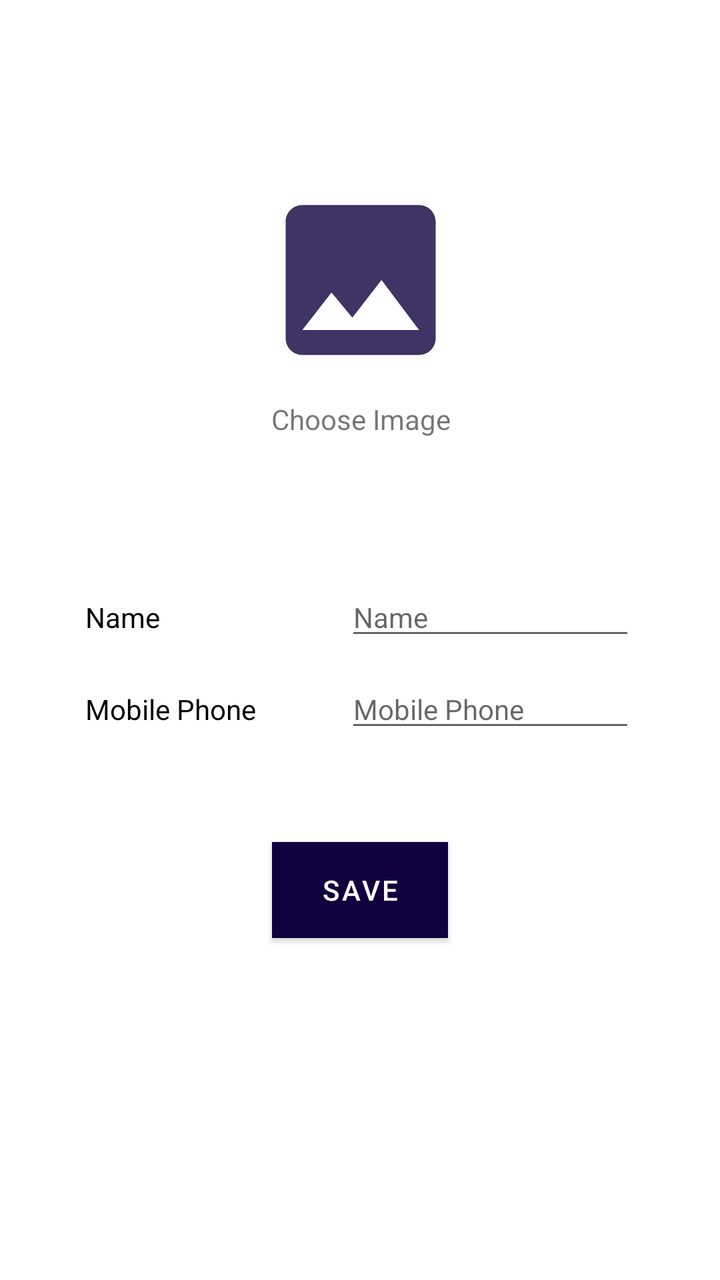
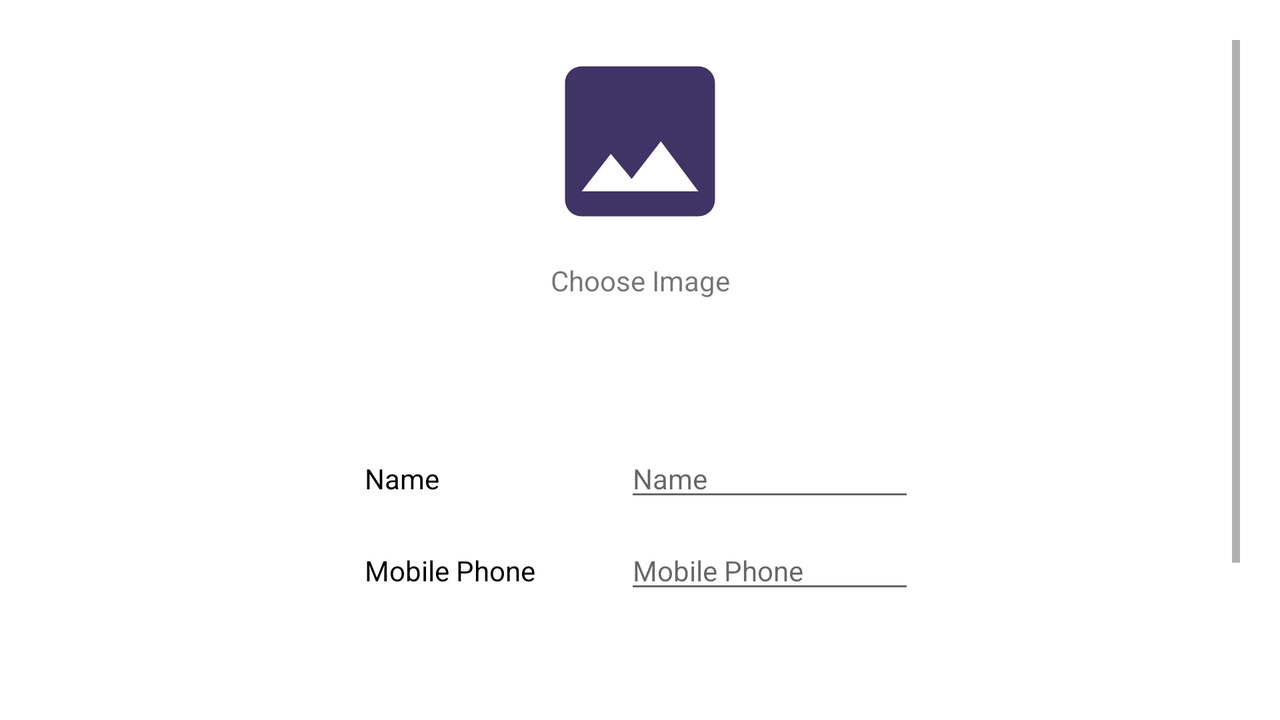

The same Android screen from two of the app's own layout files: first res/layout/ as a phone draws it, then the repository's variant for another configuration, drawn on a device whose configuration selects that folder. Both files follow.
<!-- AndroidManifest.xml: application theme Theme.EventPlanner -->
<!-- res/layout/activity_edit_profile.xml -->
<?xml version="1.0" encoding="utf-8"?>
<androidx.constraintlayout.widget.ConstraintLayout xmlns:android="http://schemas.android.com/apk/res/android"
    xmlns:tools="http://schemas.android.com/tools"
    android:layout_width="match_parent"
    android:layout_height="match_parent"
    xmlns:app="http://schemas.android.com/apk/res-auto"
    android:padding="20dp"
    tools:context=".ui.profile.EditProfileActivity">

    <LinearLayout
        android:id="@+id/linear1"
        android:layout_width="370dp"
        android:layout_height="wrap_content"
        android:layout_marginTop="60dp"
        app:layout_constraintEnd_toEndOf="parent"
        app:layout_constraintStart_toStartOf="parent"
        app:layout_constraintTop_toTopOf="parent"
        android:orientation="vertical">

        <ImageView
            android:layout_width="match_parent"
            android:layout_height="100dp"
            android:layout_margin="10dp"
            android:src="@drawable/ic_baseline_photo_24" />

        <TextView
            android:id="@+id/upload_image"
            android:layout_width="match_parent"
            android:layout_height="wrap_content"
            android:layout_marginStart="10dp"
            android:layout_marginEnd="10dp"
            android:text="@string/choose_image"
            android:textAlignment="center"/>

    </LinearLayout>

    <LinearLayout
        android:id="@+id/linear2"
        android:layout_width="wrap_content"
        android:layout_height="wrap_content"
        app:layout_constraintEnd_toEndOf="parent"
        app:layout_constraintStart_toStartOf="parent"
        app:layout_constraintTop_toBottomOf="@id/linear1"
        android:layout_marginTop="70dp">

        <TextView
            android:id="@+id/text_name"
            android:layout_width="100dp"
            android:layout_height="wrap_content"
            android:text="@string/name"
            android:textColor="#000000"
            android:textSize="14sp" />

        <EditText
            android:id="@+id/edit_name"
            android:layout_width="145dp"
            android:layout_height="wrap_content"
            android:layout_marginStart="30dp"
            android:hint="@string/name"
            android:inputType="text"
            android:textColor="#000000"
            android:textSize="14sp" />

    </LinearLayout>

    <LinearLayout
        android:id="@+id/linear3"
        android:layout_width="wrap_content"
        android:layout_height="wrap_content"
        app:layout_constraintEnd_toEndOf="parent"
        app:layout_constraintStart_toStartOf="parent"
        app:layout_constraintTop_toBottomOf="@id/linear2"
        android:layout_marginTop="10dp">

        <TextView
            android:id="@+id/text_phone"
            android:layout_width="100dp"
            android:layout_height="wrap_content"
            android:text="@string/mobile_phone"
            android:textColor="#000000"
            android:textSize="14sp" />

        <EditText
            android:id="@+id/edit_phone"
            android:layout_width="145dp"
            android:layout_height="wrap_content"
            android:layout_marginStart="30dp"
            android:hint="@string/mobile_phone"
            android:inputType="phone|number"
            android:textSize="14sp"
            />

    </LinearLayout>
    <Button
        android:id="@+id/next_btn"
        android:layout_width="wrap_content"
        android:layout_height="wrap_content"
        app:layout_constraintEnd_toEndOf="parent"
        app:layout_constraintStart_toStartOf="parent"
        app:layout_constraintTop_toBottomOf="@id/linear3"
        android:layout_marginTop="50dp"
        android:background="@color/purple_700"
        android:text="@string/save"
        />


</androidx.constraintlayout.widget.ConstraintLayout>
<!-- resources referenced by this layout -->
<resources>
  <color name="purple_700">#10003E</color>
  <!-- drawable ic_baseline_photo_24 (drawable) -->
  <vector android:height="24dp" android:tint="#10003E"
      android:viewportHeight="24" android:viewportWidth="24"
      android:width="24dp" xmlns:android="http://schemas.android.com/apk/res/android">
      <path android:fillColor="@android:color/white" android:pathData="M21,19V5c0,-1.1 -0.9,-2 -2,-2H5c-1.1,0 -2,0.9 -2,2v14c0,1.1 0.9,2 2,2h14c1.1,0 2,-0.9 2,-2zM8.5,13.5l2.5,3.01L14.5,12l4.5,6H5l3.5,-4.5z"/>
  </vector>
  <string name="choose_image">Choose Image</string>
  <string name="mobile_phone">Mobile Phone</string>
  <string name="name">Name</string>
  <string name="save">Save</string>
  <style name="Theme.EventPlanner" parent="Theme.MaterialComponents.DayNight.DarkActionBar">
          
          <item name="colorPrimary">@color/purple_500</item>
          <item name="colorPrimaryVariant">@color/purple_700</item>
          <item name="colorOnPrimary">@color/white</item>
          
          <item name="colorSecondary">@color/teal_200</item>
          <item name="colorSecondaryVariant">@color/teal_700</item>
          <item name="colorOnSecondary">@color/black</item>
          
          <item name="android:statusBarColor" tools:targetApi="l">?attr/colorPrimaryVariant</item>
          
      </style>
  <color name="purple_500">#10003E</color>
  <color name="white">#FFFFFFFF</color>
  <color name="teal_200">#FF03DAC5</color>
  <color name="teal_700">#FF018786</color>
  <color name="black">#FF000000</color>
</resources>
<!-- res/layout-land/activity_edit_profile.xml (the repository's variant of the layout above) -->
<!-- drawn on the phone turned sideways -->
<?xml version="1.0" encoding="utf-8"?>
<androidx.constraintlayout.widget.ConstraintLayout xmlns:android="http://schemas.android.com/apk/res/android"
    xmlns:tools="http://schemas.android.com/tools"
    android:layout_width="match_parent"
    android:layout_height="match_parent"
    xmlns:app="http://schemas.android.com/apk/res-auto"
    android:padding="20dp"
    tools:context=".ui.profile.EditProfileActivity">

    <ScrollView
        android:layout_width="match_parent"
        android:layout_height="match_parent"
        android:paddingBottom="10dp"
        app:layout_constraintEnd_toEndOf="parent"
        tools:layout_editor_absoluteY="20dp">

        <LinearLayout
            android:layout_width="wrap_content"
            android:layout_height="wrap_content"
            android:layout_gravity="center"
            android:baselineAligned="false"
            android:gravity="center|center_horizontal|center_vertical"
            android:orientation="vertical">

            <LinearLayout
                android:id="@+id/linear1"
                android:layout_width="370dp"
                android:layout_height="wrap_content"
                android:layout_marginTop="60dp"
                android:orientation="vertical"
                app:layout_constraintEnd_toEndOf="parent"
                app:layout_constraintStart_toStartOf="parent"
                app:layout_constraintTop_toTopOf="parent">

                <ImageView
                    android:layout_width="match_parent"
                    android:layout_height="100dp"
                    android:layout_margin="10dp"
                    android:src="@drawable/ic_baseline_photo_24" />

                <TextView
                    android:id="@+id/upload_image"
                    android:layout_width="match_parent"
                    android:layout_height="wrap_content"
                    android:layout_marginStart="10dp"
                    android:layout_marginEnd="10dp"
                    android:text="@string/choose_image"
                    android:textAlignment="center" />

            </LinearLayout>

            <LinearLayout
                android:id="@+id/linear2"
                android:layout_width="wrap_content"
                android:layout_height="wrap_content"
                android:layout_marginTop="70dp"
                app:layout_constraintEnd_toEndOf="parent"
                app:layout_constraintStart_toStartOf="parent"
                app:layout_constraintTop_toBottomOf="@id/linear1">

                <TextView
                    android:id="@+id/text_name"
                    android:layout_width="100dp"
                    android:layout_height="wrap_content"
                    android:text="@string/name"
                    android:textColor="#000000"
                    android:textSize="14sp" />

                <EditText
                    android:id="@+id/edit_name"
                    android:layout_width="145dp"
                    android:layout_height="wrap_content"
                    android:layout_marginStart="30dp"
                    android:hint="@string/name"
                    android:inputType="text"
                    android:textColor="#000000"
                    android:textSize="14sp" />

            </LinearLayout>

            <LinearLayout
                android:id="@+id/linear3"
                android:layout_width="wrap_content"
                android:layout_height="wrap_content"
                android:layout_marginTop="10dp"
                app:layout_constraintEnd_toEndOf="parent"
                app:layout_constraintStart_toStartOf="parent"
                app:layout_constraintTop_toBottomOf="@id/linear2">

                <TextView
                    android:id="@+id/text_phone"
                    android:layout_width="100dp"
                    android:layout_height="wrap_content"
                    android:text="@string/mobile_phone"
                    android:textColor="#000000"
                    android:textSize="14sp" />

                <EditText
                    android:id="@+id/edit_phone"
                    android:layout_width="145dp"
                    android:layout_height="wrap_content"
                    android:layout_marginStart="30dp"
                    android:hint="@string/mobile_phone"
                    android:inputType="phone|number"
                    android:textSize="14sp" />

            </LinearLayout>

            <Button
                android:id="@+id/next_btn"
                android:layout_width="wrap_content"
                android:layout_height="wrap_content"
                android:layout_marginTop="50dp"
                android:background="@color/purple_700"
                android:text="@string/save"
                app:layout_constraintEnd_toEndOf="parent"
                app:layout_constraintStart_toStartOf="parent"
                app:layout_constraintTop_toBottomOf="@id/linear3" />
        </LinearLayout>

    </ScrollView>


</androidx.constraintlayout.widget.ConstraintLayout>
